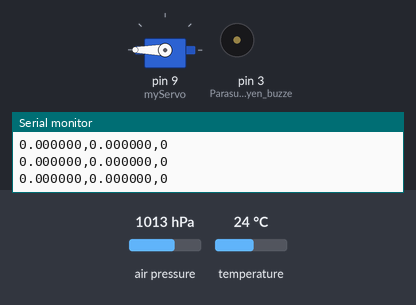
This sketch was run on a simulated Arduino Uno, built with avr-gcc and run on an emulated ATmega328P. Shown: servo, buzzer (waves = sounding, pin HIGH), the last lines printed to the serial monitor. The test bench sets the inputs (shaded band); at power-on: air pressure 1013 hPa, temperature 24 °C. Storage starts empty.

Above: at 1.2 s.
1.3 s: air pressure set to 1018 hPa
2.8 s: air pressure set to 1021 hPa
At 3.2 s:
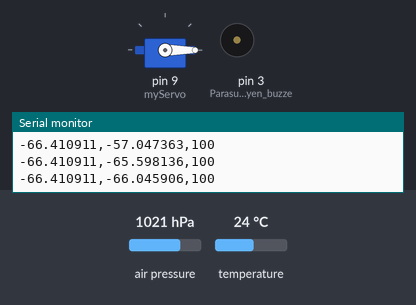
Timing chart, 0 to 5.8 s (numbered marks = the images above; inputs shaded):
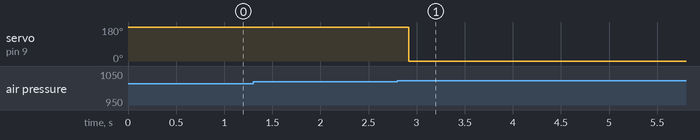

The sketch:

ServoluRoket.ino
```cpp
#include <SimpleKalmanFilter.h>
#include <SFE_BMP180.h>
#include <math.h>
#include <SPI.h>
#include <SD.h>
#include <Servo.h>

SimpleKalmanFilter filtre(1,1,0.1); // Kalman filtresi
SFE_BMP180 barometre; //Barometre
File dosya;
int durum = 0;
Servo myServo;
const long YINELEME_HIZI = 100; //Seri haberleşme yenileme hızı
long yinelemeZamani;
long zilZamani=0; // Zil kaç milisaniyedir ötüyor
float baslangicBasinci;
float maksIrtifa;
float eskiIrtifa;
bool azaliyor=0; // Irtifa azaliyor mu?
bool zil=0; // Zil ottu mu?
bool parasut=0; // Parasut açildl mi?

double basincOku() {
  double sicaklik, basinc;
  delay(barometre.startTemperature());
  barometre.getTemperature(sicaklik);
  delay(barometre.startPressure(3));
  barometre.getPressure(basinc,sicaklik);
  return basinc;
}

void setup() {
  Serial.begin(9600);
  myServo.attach(9);
  myServo.write(180);

  // Barometre baslangic
  if (!barometre.begin()) {
    Serial.println("Barometre hatası!");
    while(1); // Programı durdur.
  }
  baslangicBasinci = basincOku();

  // SD kart baslangic
  Serial.print("SD kart baslatiliyor...");
  if (!SD.begin(4)) {
    Serial.println("Baslangic basarisiz!");
    //while (1);
  }
  else {
    Serial.println("Baslangic basarili.");
  }

  pinMode(3,OUTPUT); // Parasutu simgeleyen buzzer
}

void loop() {
  float basinc = basincOku();
  float irtifa = barometre.altitude(basinc,baslangicBasinci);
  float filtreliIrtifa = filtre.updateEstimate(irtifa);
  maksIrtifa= (filtreliIrtifa<maksIrtifa) ? maksIrtifa : filtreliIrtifa;

  if(!zil&&azaliyor&&filtreliIrtifa<maksIrtifa-50){
     myServo.write(0);
     durum=100;
    }

  if(!parasut&&zil&&filtreliIrtifa<4.0) {
    myServo.write(0);
    durum=100;
    }

  if(filtreliIrtifa<eskiIrtifa) {
    azaliyor=1;
    }
  else {
     azaliyor=0;
    }
  eskiIrtifa=filtreliIrtifa;

  if (millis() > yinelemeZamani) {
    dosya= SD.open("ucus.txt", FILE_WRITE);
    Serial.print(irtifa,6);
    Serial.print(",");
    Serial.print(filtreliIrtifa,6);
    Serial.print(",");
    Serial.print(durum);
    Serial.println();
    dosya.print(millis());
    dosya.print(",");
    dosya.print(irtifa,6);
    dosya.print(",");
    dosya.print(filtreliIrtifa,6);
    dosya.print(",");
    dosya.print(durum);
    dosya.println();
    yinelemeZamani=millis()+YINELEME_HIZI;
    dosya.close();
  }
}
```

Measured:
- the behaviour switches between 1019 and 1020 hPa on air pressure (found by bisection; images 0 and 1)
- after the input at 2.8 s, servo on pin 9 (myServo): 180° → 0° after 0.12 s
